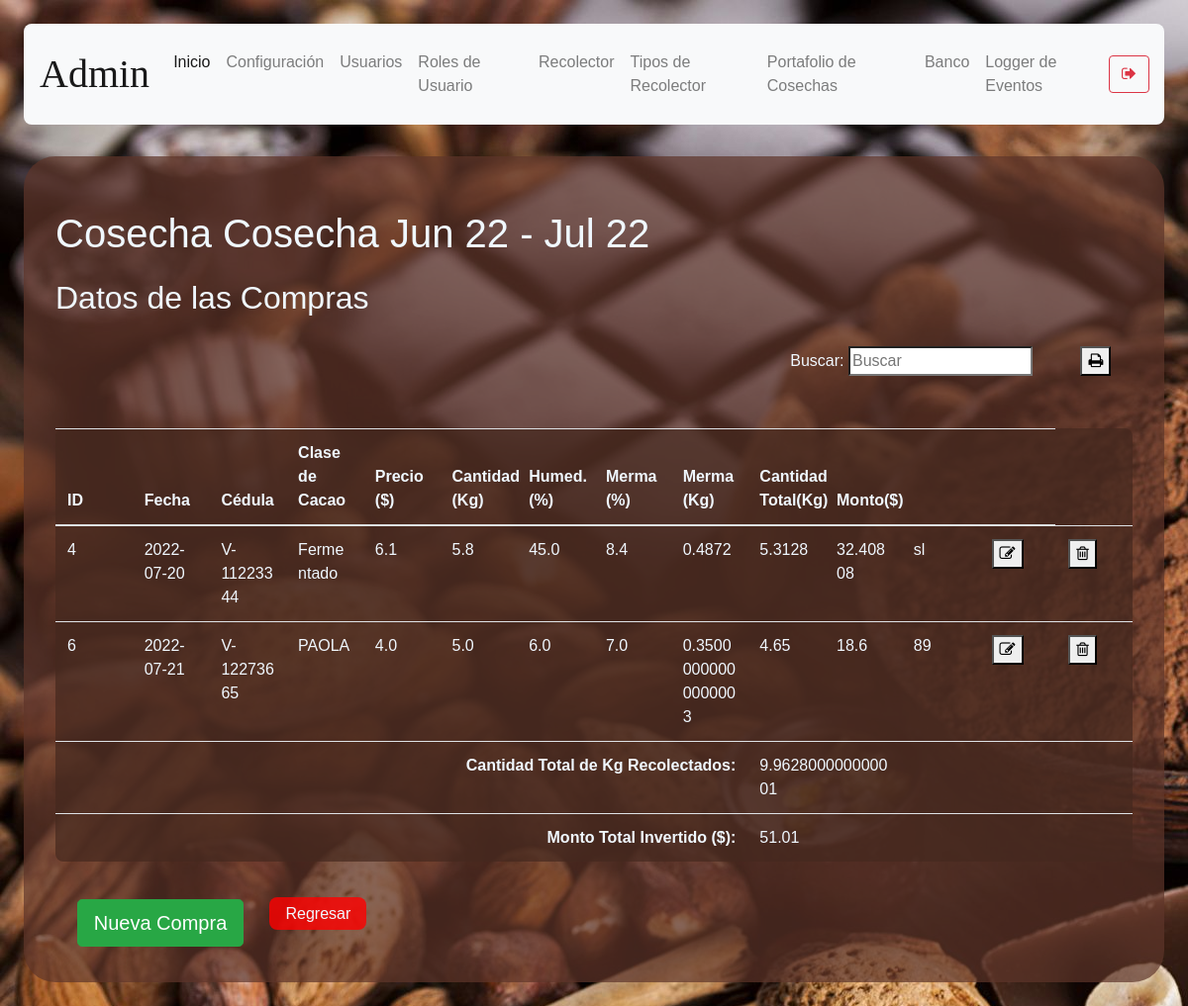
The page /harvest/5/purchase (signed in) on the database as committed earlier.
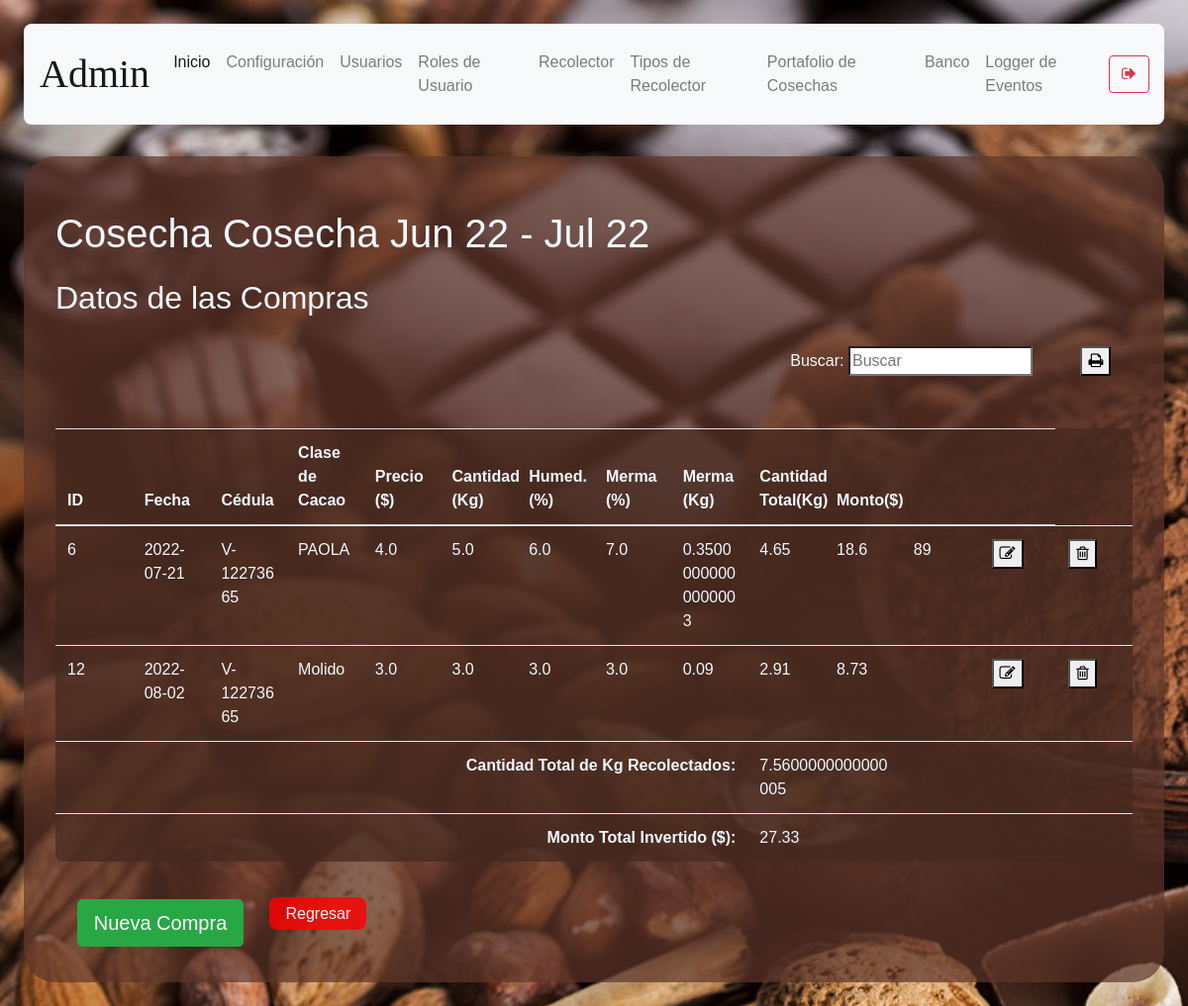
The same page on the database as committed later.
### models/purchase.py (models this page shows, shortened)
class Purchase( db.Model ):
    __tablename__ = 'purchase'
    id = db.Column( db.Integer, primary_key = True )
    date = db.Column( db.String(10), nullable = False )
    F_Productor = db.Column( db.Integer, db.ForeignKey('productor.id'))
    F_Harvest = db.Column( db.Integer, db.ForeignKey( 'harvest.id' ) )
    cacao_type = db.Column( db.String, nullable=False )
    price_dolar= db.Column( db.Float, nullable=False )
    amount_kg = db.Column( db.Float, nullable = False )
    wetness_percentage = db.Column( db.Float, nullable = False )
    waste_percentage = db.Column( db.Float, nullable = False )
    waste_kg = db.Column( db.Float, nullable=False )
    total_amount_kg = db.Column( db.Float, nullable = False )
    total_dolar = db.Column( db.Float, nullable=False )
    observation = db. Column( db.String(255) )

### models/productor.py (models this page shows, shortened)
class Productor(db.Model) :
    __tablename__ = "productor"
    id = db.Column(db.Integer, primary_key = True)
    cedula = db.Column(db.String(100), nullable = False, unique=True)
    name = db.Column(db.String(100), nullable = False)
    last_name = db.Column(db.String(100), nullable = False)
    gender = db.Column(db.String(10), nullable = False)
    date_of_birth = db.Column(db.String(10), nullable = False)
    local_phone = db.Column(db.String(20), nullable = True)
    movil_phone = db.Column(db.String(20), nullable = True)
    address_1 = db.Column(db.String(150), nullable = True)
    address_2 = db.Column(db.String(150), nullable = True)
    productor_type_id = db.Column(db.Integer, db.ForeignKey('productor_type.id'))

### routes/purchase.py (the view)
@purchase.route('/harvest/<harvest_id>/purchase', methods=['GET'])
def index(harvest_id):
    if( not verify_permissions(session, User, allowed_rols) ):
        return redirect(url_for('auth.index'))
    harvest = Harvest.find(Harvest, harvest_id)
    purchases = Purchase.query.filter_by(F_Harvest = harvest_id)
    productors = Productor.query.all()
    productor_types = Productor_type.query.all()
    status = ""
    total_cantidad = sum(purchase.total_amount_kg for purchase in purchases)
    total_monto = ("{0:.2f}".format(sum(purchase.total_dolar for purchase in purchases)))
    if 'management-status' in session: status = session['management-status']
    return render_template("purchase.html", harvest=harvest, purchases=purchases,
    productors=productors, productor_types= productor_types, status=status, total_cantidad=total_cantidad, total_monto=total_monto)

### models/harvest.py (called while the page is built)
    def find(self, id):
        return Harvest.query.get(id)

### models/user.py (called while the page is built)
    def get_user_rol_by_username( self, username ):
        user_rol_id = User.query.filter_by(username = username).first().user_rol_id
        user_rol = User_rol.query.get(user_rol_id).description
        return user_rol

### utils/functions.py (called while the page is built)
def verify_permissions(session, User, allowed=['admin']):
    return 'username' in session and \
    ( allowed == 'all' or User.get_user_rol_by_username(User, session['username']) in allowed)

### templates/purchase.html (shortened to what this page needs)
{% extends "base.html" %}
{% block content %}
    <h1><p id="name-Harvest">Cosecha {{harvest.description}}</p></h1>
    <h2>Datos de las Compras</h2>
    <p align="right">
            Buscar: <input id ="search-bar" onkeyup="searchEngine()" type="search" name="busqueda" placeholder="Buscar">
            <button><a onclick="javascript:generatePDF('miTabla');"><i class="fa fa-print" aria-hidden="true"></i></a></button>
        </p>
        <table class="table content-table" id="miTabla">
            <thead>
                <th>ID</th>
                <th>Fecha</th>
                <th>Cédula</th>
                <th>Clase de Cacao</th>
                <th>Precio ($)</th>
                <th>Cantidad (Kg)</th>
                <th>Humed.(%)</th>
                <th>Merma (%)</th>
                <th>Merma (Kg)</th>
                <th>Cantidad Total(Kg)</th>
                <th>Monto($)</th>
                <th></th>
                <th></th>
            </thead>
            <tbody id="table-body-data">
            {% for i in purchases %}
            <tr>
                <td>{{ i.id }}</td>
                <td>{{ i.date }}</td>
                {% for prod in productors %}
                    {% if prod.id == i.F_Productor %}
                        <td>{{ prod.cedula }} </td>
                    {% endif %}
                {% endfor %}
                <td>{{ i.cacao_type }}</td>
                <td>{{ i.price_dolar }}</td>
                <td>{{ i.amount_kg }}</td>
                <td>{{ i.wetness_percentage }}</td>
                <td>{{ i.waste_percentage}}</td>
                <td>{{ i.waste_kg }}</td>
                <td>{{ i.total_amount_kg }}</td>
                <td>{{ i.total_dolar }}</td>
                <td>{{ i.observation }}</td>
                <td><button onclick="window.location.href=`/harvest/{{harvest.id}}/purchase/{{i.id}}/edit`"><i class="fa fa-pencil-square-o" aria-hidden="true"></i></button></td>
                <td><button onclick='deleteConfirm2( {{i.id}}, "Purchase", {{harvest.id}} )'><i class="fa fa-trash-o" aria-hidden="true"></i></button></td>
            </tr>
            {% endfor %}
            <tr>
                <th scope="row" colspan="9" style="text-align: right;">Cantidad Total de Kg Recolectados:</th>
                <td colspan="2">{{total_cantidad}}</td>
                <th></th><th></th><th></th>
            </tr>
             <tr>
                <th scope="row" colspan="9" style="text-align: right;">Monto Total Invertido ($):</th>
                <td colspan="2">{{ total_monto }}</td>
                <th></th><th></th><th></th>
            </tr>
            </tbody>
        </table>
        <button type="button" data-toggle="modal" data-target="#modal-{{harvest.id}}"class="btn btn-success btn-lg mb-1">Nueva Compra</button>
        <a class="abord" href="/harvest" onclick="hiddeForm()">Regresar</a>
{% endblock %}

Rows that differ between the two databases and show on the page:
removed Purchase: id "4", date "2022-07-20", cacao_type "Fermentado", price_dolar "6.1", amount_kg "5.8", wetness_percentage "45.0", waste_percentage "8.4", waste_kg "0.4872", total_amount_kg "5.3128", total_dolar "32.40808", observation "sl"
no longer on this page (row unchanged): Productor: cedula "V-11223344", shown under "4"
added Purchase: id "12", date "2022-08-02", cacao_type "Molido", price_dolar "3.0", amount_kg "3.0", wetness_percentage "3.0", waste_percentage "3.0", waste_kg "0.09", total_amount_kg "2.91", total_dolar "8.73", Productor (cedula "V-12273665")
Other text that changed with them:
{{ total_cantidad }}: "9.962800000000001" → "7.5600000000000005"
{{ total_monto }}: "51.01" → "27.33"
